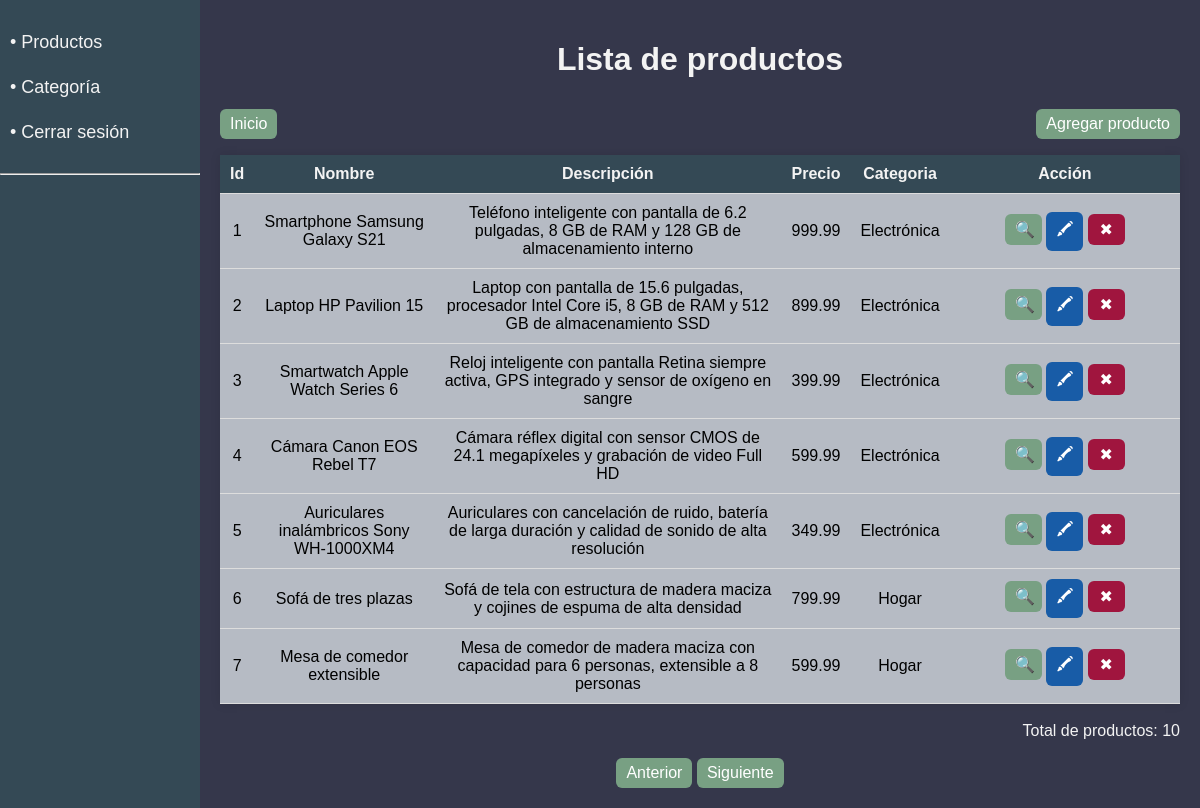
The page /tabla_productos.php (signed in) on the database its author committed.
### tables this page shows
CREATE TABLE `productos` (
  `id` int(11) NOT NULL,
  `nombre` varchar(50) DEFAULT NULL,
  `descripcion` varchar(255) DEFAULT NULL,
  `precio` decimal(10,2) DEFAULT NULL,
  `categoria_id` int(11) DEFAULT NULL
);

CREATE TABLE `categoria_productos` (
  `id` int(11) NOT NULL,
  `nombre` varchar(50) DEFAULT NULL
);

### tabla_productos.php (the view, shortened to what this page needs)
<?php
include("barra_lateral.php");
?>
<html>
<body>
    <div class="ContenedorPrincipal">
        <?php
        $filasmax = 7;
        if (isset($_GET['pag'])) {
            $pagina = $_GET['pag'];
        } else {
            $pagina = 1;
        }
        if (isset($_POST['btnbuscar'])) {
            $buscar = $_POST['txtbuscar'];
            $sqlusu = mysqli_query($conn, "SELECT pro.id,pro.nombre,descripcion,precio,cat.nombre as categoria FROM productos pro, categoria_productos cat where pro.categoria_id=cat.id and descripcion like '" . $buscar . "%'");
        } else {
            $sqlusu = mysqli_query($conn, "SELECT pro.id,pro.nombre,descripcion,precio,cat.nombre as categoria FROM productos pro, categoria_productos cat where pro.categoria_id=cat.id ORDER BY pro.id ASC LIMIT " . (($pagina - 1) * $filasmax)  . "," . $filasmax);
        }
        $resultadoMaximo = mysqli_query($conn, "SELECT count(*) as num_productos FROM productos");
        $maxusutabla = mysqli_fetch_assoc($resultadoMaximo)['num_productos'];
        ?>
        <div class="ContenedorTabla">
            <form method="POST">
                <h1>Lista de productos</h1>
                <div class="ContBuscar">
                    <div style="float: left;">
                        <a href="tabla_productos.php" class="BotonesTeam">Inicio</a>
                    </div>
                    <div style="float:right;">
                        <?php echo "<a class='BotonesTeam5' href=\"productos_registrar.php?pag=$pagina\">Agregar producto</a>"; ?>
                    </div>
                </div>
            </form>
            <table>
                <tr>
                    <th>Id</th>
                    <th>Nombre</th>
                    <th>Descripción</th>
                    <th>Precio</th>
                    <th>Categoria</th>
                    <th>Acción</th>
                </tr>
                <?php
                while ($mostrar = mysqli_fetch_assoc($sqlusu)) {
                    echo "<tr>";
                    echo "<td>" . $mostrar['id'] . "</td>";
                    echo "<td>" . $mostrar['nombre'] . "</td>";
                    echo "<td>" . $mostrar['descripcion'] . "</td>";
                    echo "<td>" . $mostrar['precio'] . "</td>";
                    echo "<td>" . $mostrar['categoria'] . "</td>";
                    echo "<td style='width:24%'>
			<a class='BotonesTeam1' href=\"productos_ver.php?id=$mostrar[id]&pag=$pagina\">&#x1F50D;</a>
			<a class='BotonesTeam2' href=\"productos_modificar.php?id=$mostrar[id]&pag=$pagina\">&#128397;</a>
			<a class='BotonesTeam3' href=\"productos_eliminar.php?id=$mostrar[id]&pag=$pagina\" onClick=\"return confirm('¿Estás seguro de eliminar el producto $mostrar[nombre]?')\">&#10006;</a>
			</td>";
                }
                ?>
            </table>
            <div style='text-align:right; color:#f3f3f3;'>
                <br>
                <?php echo "Total de productos: " . $maxusutabla; ?>
            </div>
        </div>
        <div style='text-align:right'>
            <br>
        </div>
        <div style="text-align:center">
            <?php
            if (isset($_GET['pag'])) {
                if ($_GET['pag'] > 1) {
            ?>
                    <a class="BotonesTeam4" href="tabla_productos.php?pag=<?php echo $_GET['pag'] - 1; ?>">Anterior</a>
                <?php
                } else {
                ?>
                    <a class="BotonesTeam4" href="#" style="pointer-events: none">Anterior</a>
                <?php
                }
                ?>
            <?php
            } else {
            ?>
                <a class="BotonesTeam4" href="#" style="pointer-events: none">Anterior</a>
                <?php
            }
            if (isset($_GET['pag'])) {
                if ((($pagina) * $filasmax) < $maxusutabla) {
                ?>
                    <a class="BotonesTeam4" href="tabla_productos.php?pag=<?php echo $_GET['pag'] + 1; ?>">Siguiente</a>
                <?php
                } else {
                ?>
                    <a class="BotonesTeam4" href="#" style="pointer-events: none">Siguiente</a>
                <?php
                }
                ?>
            <?php
            } else {
            ?>
                <a class="BotonesTeam4" href="tabla_productos.php?pag=2">Siguiente</a>
            <?php
            }
            ?>
        </div>
    </div>
</body>
</html>

### barra_lateral.php (shortened to what this page needs)
<html>
<head>
    <link rel="stylesheet" href="style.css">
</head>
<body>
    <div class="BarraLateral">
        <ul>
            <li><a href="tabla_productos.php">• Productos</a></li>
            <li><a href="categoria_tabla.php">• Categoría</a></li>
            <li><a href="cerrar_sesion.php">• Cerrar sesión</a></li>
        </ul>
        <hr>
    </div>
</body>
</html>

### style.css (style rules this page uses)
body { background: #35374B; font-family: Arial, sans-serif; margin: 0; padding: 0; display: flex; flex-direction: column; }
h1 { color: #f3f3f3; }
.BarraLateral { position: fixed; top: 0; left: 0; width: 200px; height: 100%; background-color: #344955; box-sizing: border-box; text-align: center; }
.BarraLateral ul { list-style: none; padding: 0; margin-top: 10%; font-size: 18px; }
.BarraLateral li { text-align: left; padding: 12px 10px; }
.BarraLateral a { color: #f3f3f3; text-decoration: none; }
.ContenedorPrincipal { margin-left: 200px; padding: 20px; box-sizing: border-box; text-align: center; }
table { border-collapse: collapse; width: 100%; margin: 0 auto; background-color: #B6BBC4; box-shadow: 0 0 10px rgba(0, 0, 0, 0.1); color: #000; }
th { background-color: #344955; color: #f3f3f3; }
th, td { padding: 10px; text-align: center; border-bottom: 1px solid #dddddd; }
.ContenedorTabla { margin-left: auto; margin-right: auto; max-width: 1260px; width: 100%; }
.BotonesTeam, .BotonesTeam1, .BotonesTeam2, .BotonesTeam3, .BotonesTeam4, .BotonesTeam5 { text-align: center; display: inline-block; background: #78A083; padding: 6px 10px; border-radius: 6px; text-decoration: none; color: white; border: none; cursor: pointer; font-size: 16px; }
.BotonesTeam1, .BotonesTeam2, .BotonesTeam3 { transition: transform 250ms; width: 8%; background: #78A083; }
.BotonesTeam2 { background: #185ca7; }
.BotonesTeam3 { background: #A0153E; }
.BotonesTeam4 { background: #78A083; }
.BotonesTeam5 { transition: transform 250ms; background: #78A083; }
.ContBuscar { overflow: hidden; padding-top: 1%; }

### rows shown on the page
productos: id "1", nombre "Smartphone Samsung Galaxy S21", descripcion "Teléfono inteligente con pantalla de 6.2 pulgadas, 8 GB de RAM y 128 GB de almacenamiento interno", precio "999.99", categoria_productos.nombre "Electrónica"
productos: id "2", nombre "Laptop HP Pavilion 15", descripcion "Laptop con pantalla de 15.6 pulgadas, procesador Intel Core i5, 8 GB de RAM y 512 GB de almacenamiento SSD", precio "899.99", categoria_productos.nombre "Electrónica"
productos: id "3", nombre "Smartwatch Apple Watch Series 6", descripcion "Reloj inteligente con pantalla Retina siempre activa, GPS integrado y sensor de oxígeno en sangre", precio "399.99", categoria_productos.nombre "Electrónica"
productos: id "4", nombre "Cámara Canon EOS Rebel T7", descripcion "Cámara réflex digital con sensor CMOS de 24.1 megapíxeles y grabación de video Full HD", precio "599.99", categoria_productos.nombre "Electrónica"
productos: id "5", nombre "Auriculares inalámbricos Sony WH-1000XM4", descripcion "Auriculares con cancelación de ruido, batería de larga duración y calidad de sonido de alta resolución", precio "349.99", categoria_productos.nombre "Electrónica"
productos: id "6", nombre "Sofá de tres plazas", descripcion "Sofá de tela con estructura de madera maciza y cojines de espuma de alta densidad", precio "799.99", categoria_productos.nombre "Hogar"
productos: id "7", nombre "Mesa de comedor extensible", descripcion "Mesa de comedor de madera maciza con capacidad para 6 personas, extensible a 8 personas", precio "599.99", categoria_productos.nombre "Hogar"

### other values the page prints
$maxusutabla "10"
